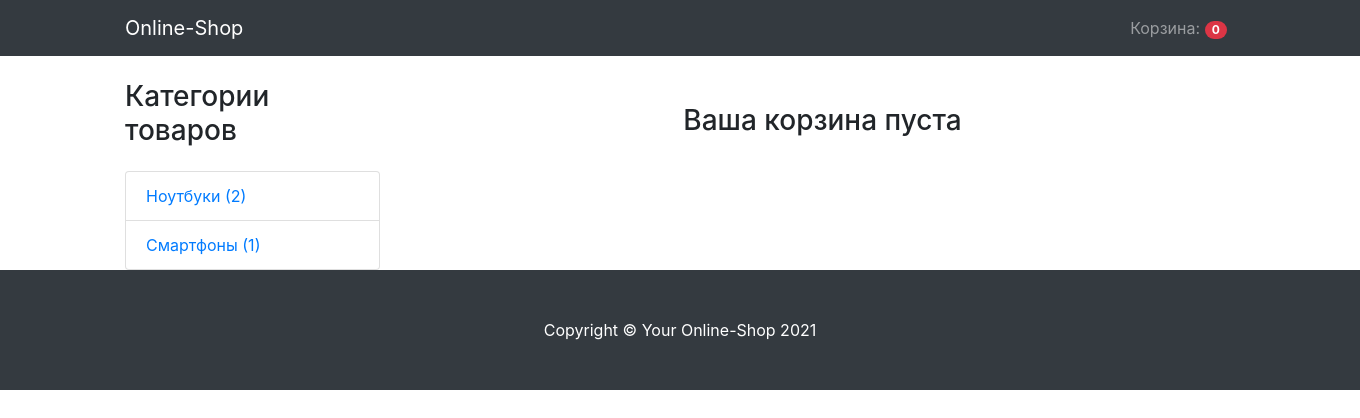
The page /cart/ (signed in) on the database as committed earlier.
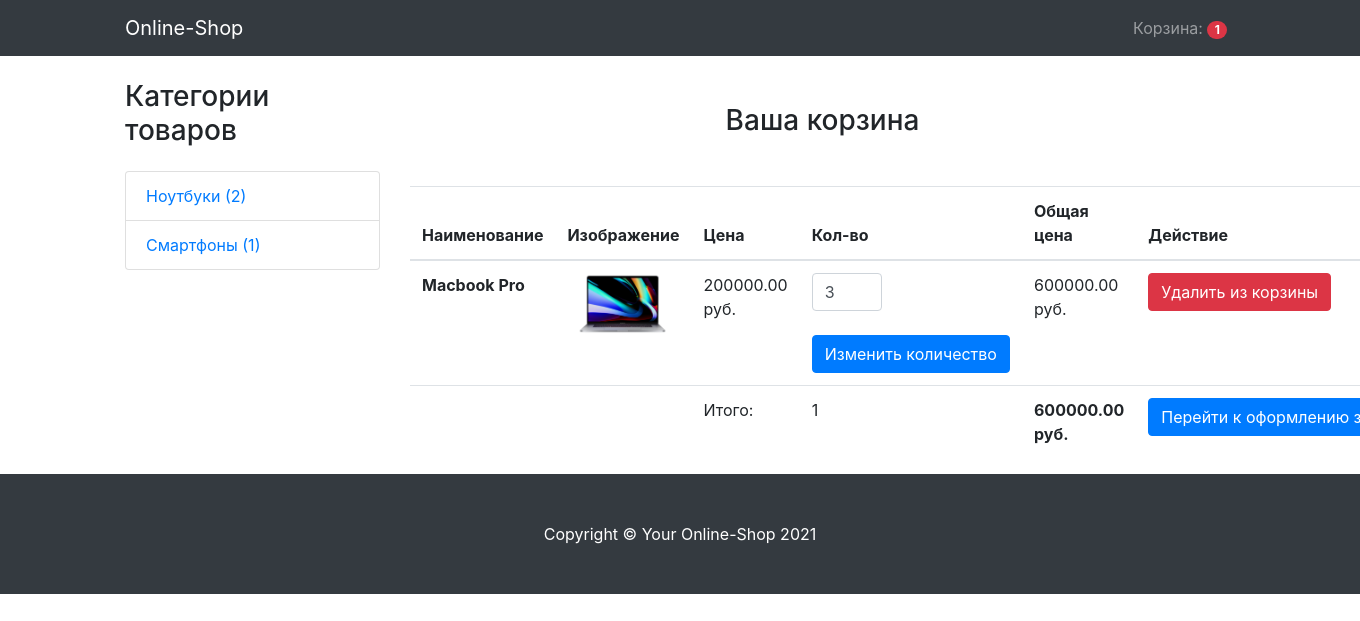
The same page on the database as committed later.
### mainapp/models.py (models this page shows, shortened)
class Cart(models.Model):
    owner = models.ForeignKey(
        "Customer", null=True, verbose_name="Владелец", on_delete=models.CASCADE
    )
    products = models.ManyToManyField(
        CartProduct, blank=True, related_name="related_cart"
    )
    total_products = models.PositiveIntegerField(default=0)
    final_price = models.DecimalField(
        max_digits=9, default=0, decimal_places=2, verbose_name="Общая цена"
    )
    in_order = models.BooleanField(default=False)
    for_anonymous_user = models.BooleanField(default=False)

class Category(models.Model):
    name = models.CharField(max_length=255, verbose_name="Имя категории")
    slug = models.SlugField(unique=True)
    objects = CategoryManager()
    def get_absolute_url(self):
        return reverse("category_detail", kwargs={"slug": self.slug})

class CartProduct(models.Model):
    user = models.ForeignKey(
        "Customer", null=True, verbose_name="Покупатель", on_delete=models.CASCADE
    )
    cart = models.ForeignKey(
        "Cart",
        verbose_name="Корзина",
        on_delete=models.CASCADE,
        related_name="related_products",
    )
    content_type = models.ForeignKey(ContentType, on_delete=models.CASCADE)
    object_id = models.PositiveIntegerField()
    content_object = GenericForeignKey("content_type", "object_id")
    qty = models.PositiveIntegerField(default=1)
    final_price = models.DecimalField(
        max_digits=9, decimal_places=2, verbose_name="Общая цена"
    )

class Product(models.Model):
    class Meta:
        abstract = True
    category = models.ForeignKey(
        Category, verbose_name="Категория", on_delete=models.CASCADE
    )
    title = models.CharField(max_length=255, verbose_name="Наименование")
    slug = models.SlugField(unique=True)
    image = models.ImageField(verbose_name="Изображение")
    description = models.TextField(verbose_name="Описание", null=True)
    price = models.DecimalField(max_digits=9, decimal_places=2, verbose_name="Цена")
    def get_model_name(self):
        return self.__class__.__name__.lower()

class Notebook(Product):
    diagonal = models.CharField(max_length=255, verbose_name="Диагональ")
    display_type = models.CharField(max_length=255, verbose_name="Тип дисплея")
    processor_freq = models.CharField(max_length=255, verbose_name="Процесссор")
    ram = models.CharField(max_length=255, verbose_name="Оперативаня память")
    video = models.CharField(max_length=255, verbose_name="Видеокарта")

### mainapp/views.py (the view)
# urls.py: path("cart/", CartView.as_view(), name="cart"),
class CartView(CartMixin, View):
    def get(self, request):
        categories = Category.objects.get_categories_for_left_sidebar()
        context = {"cart": self.cart, "categories": categories}
        return render(request, "cart.html", context)

### mainapp/mixins.py (called while the page is built)
    def dispatch(self, request, *args, **kwargs):
        if request.user.is_authenticated:
            customer = Customer.objects.filter(user=request.user).first()
            if not customer:
                customer = Customer.objects.create(user=request.user)
            cart = Cart.objects.filter(owner=customer, in_order=False).first()
            if not cart:
                cart = Cart.objects.create(owner=customer)
        else:
            cart = Cart.objects.filter(for_anonymous_user=True).first()
            if not cart:
                cart = Cart.objects.create(for_anonymous_user=True)
        self.cart = cart
        return super().dispatch(request, *args, **kwargs)

### mainapp/models.py (called while the page is built)
    def get_queryset(self):
        return super().get_queryset()

    def get_categories_for_left_sidebar(self):
        model = get_models_for_count("notebook", "smartphone")
        qs = list(self.get_queryset().annotate(*model))
        data = [
            dict(
                name=c.name,
                url=c.get_absolute_url(),
                count=getattr(c, self.CATEGORY_NAME_COUNT_NAME[c.name]),
            )
            for c in qs
        ]
        return data

### mainapp/utils.py (called while the page is built)
def get_models_for_count(*model_names):
    return [models.Count(model_name) for model_name in model_names]

### mainapp/templates/cart.html (shortened to what this page needs)
{% extends 'base.html' %}
{% block content %}
<h3 class="text-center mt-5 mb-5">Ваша корзина {% if not cart.products.count %}пуста{% endif %}</h3>
{% if cart.products.count %}
<table class="table">
    <thead>
    <tr>
        <th scope="col">Наименование</th>
        <th scope="col">Изображение</th>
        <th scope="col">Цена</th>
        <th scope="col">Кол-во</th>
        <th scope="col">Общая цена</th>
        <th scope="col">Действие</th>
    </tr>
    </thead>
    <tbody>
    {% for item in cart.products.all %}
    <tr>
        <th scope="row">{{ item.content_object.title }}</th>
        <td class="w-25"><img class="img-fluid" src="{{ item.content_object.image.url }}"></td>
        <td>{{ item.content_object.price }} руб.</td>
        <td>
            <form action="{% url 'change_qty' ct_model=item.content_object.get_model_name slug=item.content_object.slug %}"
                  method="POST">
                <input class="form-control" min="1" name="qty" style="width: 70px;" type="number"
                       value="{{ item.qty }}">
                <br>
                <input class="btn btn-primary" type="submit" value="Изменить количество">
            </form>
        </td>
        <td>{{ item.final_price }} руб.</td>
        <td>
            <a href="{% url 'delete_from_cart' ct_model=item.content_object.get_model_name slug=item.content_object.slug %}">
                <button class="btn btn-danger">Удалить из корзины</button>
            </a>
        </td>
    </tr>
    {% endfor %}
    <tr>
        <td colspan="2"></td>
        <td>Итого:</td>
        <td>{{ cart.total_products }}</td>
        <td><strong>{{ cart.final_price }} руб.</strong></td>
        <td><a href="{% url 'checkout' %}">
            <button class="btn btn-primary">Перейти к оформлению заказа</button>
        </a></td>
    </tr>
    </tbody>
</table>
{% endif %}
{% endblock content %}

### mainapp/templates/base.html (shortened to what this page needs)
<!DOCTYPE html>
<html lang="en">
<head>
    <link href="https://maxcdn.bootstrapcdn.com/bootstrap/4.0.0/css/bootstrap.min.css"
 rel="stylesheet">
</head>
<body>
<nav class="navbar navbar-expand-lg navbar-dark bg-dark fixed-top">
    <div class="container">
        <a class="navbar-brand" href="{% url 'base' %}">Online-Shop</a>
        <div class="collapse navbar-collapse" id="navbarResponsive">
            <ul class="navbar-nav ml-auto">
                <li class="nav-item">
                    <a class="nav-link" href="{% url 'cart' %}">Корзина: <span class="badge badge-pill badge-danger">{{ cart.products.count }}</span></a>
                </li>
            </ul>
        </div>
    </div>
</nav>
<div class="container">
    <div class="row">
        <div class="col-lg-3">
            <h3 class="my-4">Категории товаров</h3>
            <div class="list-group">
                {% for category in categories %}
                <a class="list-group-item" href="{{ category.url }}">{{ category.name }} ({{ category.count }})</a>
                {% endfor %}
            </div>
        </div>
        <div class="col-lg-9">
            {% block content %}{% endblock content %}
        </div>
    </div>
</div>
<footer class="py-5 bg-dark">
    <div class="container">
        <p class="m-0 text-center text-white">Copyright &copy; Your Online-Shop 2021</p>
    </div>
</footer>
</body>
</html>

### mainapp/templates/base.html (style rules this page uses)
body { padding-top: 56px; }

Rows that differ between the two databases and show on the page:
changed Cart: products.count "0" → "1"; total_products (not shown) → "1"; final_price (not shown) → "600000.00"
added CartProduct: content_object "Macbook Pro", content_object.image (picture), content_object.price "200000.00", qty "3", final_price "600000.00"
Other text that changed with them:
text no longer shown: "пуста"
text now shown: "Наименование Изображение Цена Кол-во Общая цена Действие Итого: руб. Перейти к оформлению…"
